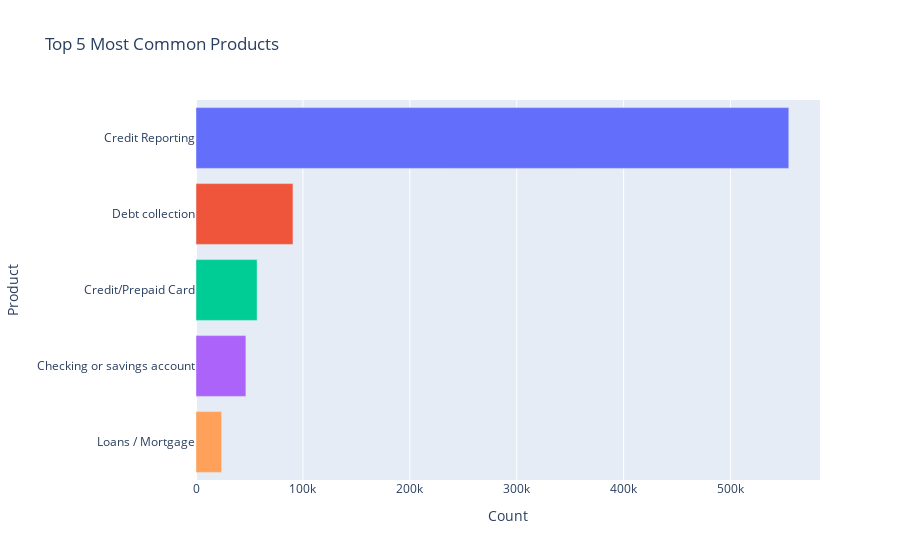

Notebook cell for this chart:
### Markdown cell above
### 1. Top 5 common products

### Code cell
# Function to plot top n most common categories, with horizontal bars, colored bars, no legend, using seaborn palettes for colors
def plot_top_n(df, column, title, n=5, palette_name=None):
    # Generate a color sequence from the seaborn palette
    color_sequence = sns.color_palette(palette_name, n_colors=n).as_hex() if palette_name else None
    
    # Get top n most common values in the specified column
    counts = df[column].value_counts().reset_index()
    counts.columns = [column, 'Count']
    top_n = counts.head(n)
    
    # Create a horizontal bar plot with the seaborn color sequence and remove the legend
    fig = px.bar(top_n, y=column, x='Count', title=title, orientation='h', 
                 color=column, color_discrete_sequence=color_sequence)
    fig.update_layout(showlegend=False)
    
    # Show the plot
    fig.show()

# Example usage with seaborn palettes
# Plotting top 5 most common products using the 'viridis' palette
plot_top_n(df_new, 'Product', 'Top 5 Most Common Products', n=5, palette_name=None)

### Figure 1 — Plotly figure (JSON) as saved in the notebook; plotly's stock layout.template omitted (floating-point values rounded to 4 significant figures)
{"data": [{"alignmentgroup": "True", "hovertemplate": "Product=%{y}<br>Count=%{x}<extra></extra>", "legendgroup": "Credit Reporting", "marker": {"color": "#636efa", "pattern": {"shape": ""}}, "name": "Credit Reporting", "offsetgroup": "Credit Reporting", "orientation": "h", "showlegend": true, "textposition": "auto", "type": "bar", "x": [554471], "xaxis": "x", "y": ["Credit Reporting"], "yaxis": "y"}, {"alignmentgroup": "True", "hovertemplate": "Product=%{y}<br>Count=%{x}<extra></extra>", "legendgroup": "Debt collection", "marker": {"color": "#EF553B", "pattern": {"shape": ""}}, "name": "Debt collection", "offsetgroup": "Debt collection", "orientation": "h", "showlegend": true, "textposition": "auto", "type": "bar", "x": [90714], "xaxis": "x", "y": ["Debt collection"], "yaxis": "y"}, {"alignmentgroup": "True", "hovertemplate": "Product=%{y}<br>Count=%{x}<extra></extra>", "legendgroup": "Credit/Prepaid Card", "marker": {"color": "#00cc96", "pattern": {"shape": ""}}, "name": "Credit/Prepaid Card", "offsetgroup": "Credit/Prepaid Card", "orientation": "h", "showlegend": true, "textposition": "auto", "type": "bar", "x": [57169], "xaxis": "x", "y": ["Credit/Prepaid Card"], "yaxis": "y"}, {"alignmentgroup": "True", "hovertemplate": "Product=%{y}<br>Count=%{x}<extra></extra>", "legendgroup": "Checking or savings account", "marker": {"color": "#ab63fa", "pattern": {"shape": ""}}, "name": "Checking or savings account", "offsetgroup": "Checking or savings account", "orientation": "h", "showlegend": true, "textposition": "auto", "type": "bar", "x": [46679], "xaxis": "x", "y": ["Checking or savings account"], "yaxis": "y"}, {"alignmentgroup": "True", "hovertemplate": "Product=%{y}<br>Count=%{x}<extra></extra>", "legendgroup": "Loans / Mortgage", "marker": {"color": "#FFA15A", "pattern": {"shape": ""}}, "name": "Loans / Mortgage", "offsetgroup": "Loans / Mortgage", "orientation": "h", "showlegend": true, "textposition": "auto", "type": "bar", "x": [24014], "xaxis": "x", "y": ["Loans / Mortgage"], "yaxis": "y"}], "layout": {"barmode": "relative", "legend": {"title": {"text": "Product"}, "tracegroupgap": 0}, "showlegend": false, "title": {"text": "Top 5 Most Common Products"}, "xaxis": {"anchor": "y", "domain": [0, 1], "title": {"text": "Count"}}, "yaxis": {"anchor": "x", "categoryarray": ["Loans / Mortgage", "Checking or savings account", "Credit/Prepaid Card", "Debt collection", "Credit Reporting"], "categoryorder": "array", "domain": [0, 1], "title": {"text": "Product"}}}}
